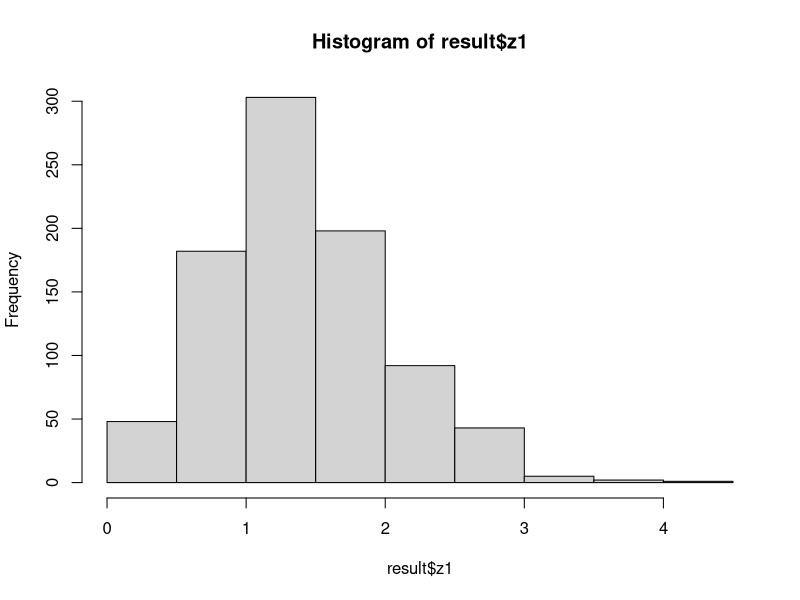
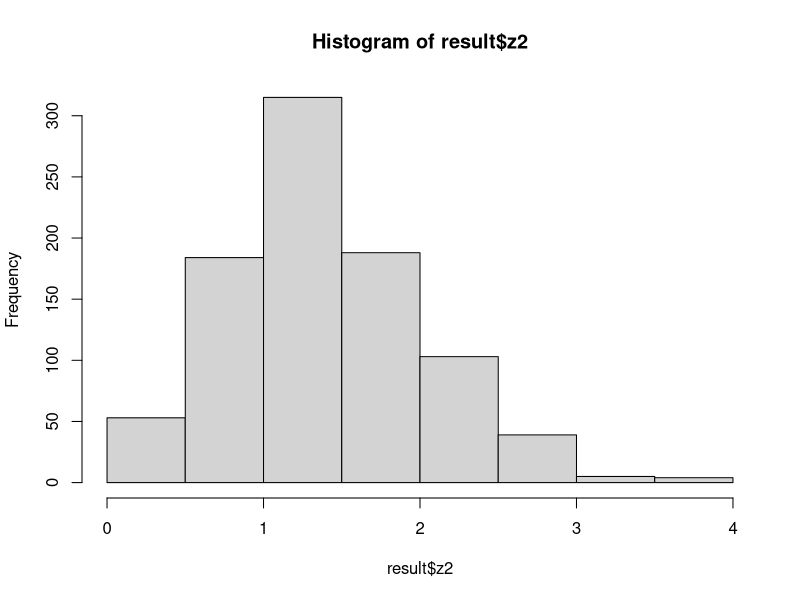

R code for these plots, in order: (Note: this script raises an error after producing the figures.)
######################
# Accept and Reject #
#####################

# predefined 1 Million iterations for every tests
n <- 1000000

# Accept reject method #

# suppose we want samples from std normal distribution where x~N(0,1)
# this will be our main f(x)
# there will be a proposed function g(x)
# majoring constant which will be always be c >= f(x) / g(x)

# uniform distribution u that will meet the requirement u < f(x) / c.g(x) to accept
f_x <- function(x) {
  return((1/sqrt(2*pi)) * x^2/2)
}

g_x <- function(x) {
  return(exp(x))
}

c <- f_x(1) / g_x(1) # maximum value


accept_reject_method <- function(f, g, n, a, b, c) {
  count <- 0
  xsample <- c()
  for(i in 1:n) {
    x <- runif(1, a, b)
    u <- runif(1)
    if(u <= f(x) / (c * g(x)))
      count = count + 1
    xsample[count] <- x
  }
  return(list(count = count, xsample = xsample))
}

accept_result <- accept_reject_method(f_x, g_x, 200, 0, 1, c)
print((accept_result$count))
print(length(accept_result$xsample))

# box muller # 

box_muller <- function(n) {
  u <- runif(n, 0, 1)
  v <- runif(n, 0, 1)
  
  z1 <- sqrt(-2*log(u)+cos(2*pi*v))
  z2 <- sqrt(-2*log(u)+sin(2*pi*v))
  return(list(z1 = z1, z2 = z2))
}

result <- box_muller(1000)


hist(result$z1)
hist(result$z2)

  #######################
  #improved box muller # 
  #######################

improved_box_muller <- function(n) {
  Z1 <- c()
  Z2 <- c()
  w <- 0
  
  while(i < n){
    u <- runif(1, -1, 1) # range between -1 to 1
    v <- runif(1, -1, 1)  # range between -1 to 1
    z <- u^2 + v^2
    if(z<1){
      w <- sqrt(-2*log(z)/z)
      i = i + 1
      Z1[i] <- u * w
      Z2[i] <- v * w
    }
    
  }
  return(list(Z1 = Z1, Z2 = Z2))
}

result <- improved_box_muller(n)

hist(result$Z1)
hist(result$Z2)
######################################
# Monte Carlo: Hit and Miss method # 
######################################
f <- function(x) {
  return(2*x - 1)
}

curve(f, 3, 5)

hit_miss <- function(f, n, a, b, c, d) {
  z <- 0
  
  for(i in 1:n){
    x <- runif(1, a, b)
    y <- runif(1, c, d)
    if(y <= f(x)) {
      z = z+1
    }
  }
  return((b-a)*(d-c)*z/n + c*(b-a))
}

hit_miss(f, n, 3, 5, 5, 9)

########################
# improved monte carlo # 
########################

n <- 1000
imrpoved_hit_miss <- function(f, n, a, b) {
  func <- c()
  for(i in 1:n) {
    y = runif(1, a, b)
    func[i] <- f(y)
  }
  return(list(density = sum(func)/n * (b-a), fun = func))
}

retult <- imrpoved_hit_miss(f, n, 3, 5)
plot(1:n, result$fun[1:n], type = 'l')

      ########################
      # Importance sampling # 
      ########################


#Using exponential function

fx <- function(x) {
  return(x^3+sqrt(x))*exp(x^2+2*x+7)
}

curve(fx)

x_sample <- rexp(n , 11)

q_pdf <- dexp(x_sample, 11)

imp_estimate <- mean(fx(x_sample)/q_pdf)
imp_estimate


u <- runif(n)
u

uniform_estimate <- mean(u)
uniform_estimate



#Using Beta to estimate the function

curve(fx)
curve(dbeta(x, 6, 1))

beta_samples <- rbeta(n, 6, 1)

q_betapdf <- dbeta(beta_samples, 6, 1)

imp_esti_beta <- mean(fx(beta_samples)/q_betapdf)
imp_esti_beta


#Using normal distribution
# proposed distribution N~(0.5, 0.1)

xsamples <- rnorm(n, mean = 0.5, sd = 0.1)
xsamples

qnorm <- dnorm(xsamples, mean = 0.5, sd = 0.1)
qnorm

sample_esti_norm <- mean(fx(xsamples)/qnorm)
sample_esti_norm


var_imp_norm <- var(fx(xsamples)/qnorm) / n
var_imp_norm

# Now,

target_density <- function(x) {
  return(dnorm(x))
}


proposal_density <- function(x) {
  return(dunif(x, min = -3, max = 3))
}


samples <- runif(n, min = -3, max = 3)


weights <- target_density(samples) / proposal_density(samples)
weights


normalized_weights <- weights / sum(weights)
normalized_weights

estimate_mean <- sum(samples * normalized_weights)
print(estimate_mean)


#estimate mean of N~(1, 0.5) from -2 to 4 
target_function <- function(x) {
  return(dnorm(x, mean = 1, sd = 0.5))
}


proposal_function <- function(x) {
  return(dunif(x, min = -2, max = 4))
}


u <- runif(n, min = -2, max = 2)

weights <- target_function(u) / proposal_function(u)

normalized_weights <- weights / sum(weights)

estimated_mean <- sum(u * normalized_weights)
print(estimated_mean)


    ########################
    # Antithetic Sampling # 
    ########################

x <- runif(100)
y <- 1 - x
a <- 0
b <- 1
u <- runif(n, a, b)


f_x <- exp(u ^ 2 )
crude_mean <- mean(f_x) * (b-a)
se_crude <- sqrt(var(f_x)/ n)


v <- runif(n/2, a, b)
f1 <- exp(v ^ 2)
f2 <- exp(1 - v ^ 2) # important: will use the function of y = 1-x

f <- (f1+f2) / 2

estimated_mean <- mean(f) * (b-a)

estimated_se <- sqrt(var(f)/ (n/2))

crude_mean
estimated_mean
se_crude
estimated_se


#ex2 


u <- runif(1000)

f_X <- u^3-7*u^2+1

crude_mean <- mean(f_x(u))

se_crude <- sqrt(var(f_x(u))/ 1000)



v <- runif(500)

f1 <- v^3-7*v^2+1
f2 <- ((1-v)^3-7*(1-v)^2+1)

f <- (f1+f2) / 2

esti_mean <- mean(f)

esti_se <- sqrt(var(f) / 500)

crude_mean
se_crude
esti_mean
esti_se

#ex3


set.seed(1986)
a <- 2
b <- 3


#crude estimation

u <- runif(n, a, b)
f_X <- (u^3-7*u^2+1) 
crude_i_hat <- mean(f_x) * (b-a)
crude_se <- sqrt(var(f_x) / n)

# antithetic estimation

v <- runif(n/2, 0, 1)
v1 <- a + (b-a) * v
v2 <- a + (b-a) * (1-v)

f1 <- (v1^3-7*v1^2+1)  

f2 <- ((v2)^3-7*(v2)^2+1)  

f <- (f1+f2) / 2

anti_mean <- mean(f) * (b-a)


anti_se <- sqrt(var(f) / (n/2))


crude_i_hat
crude_se

anti_mean
anti_se


        ########################
        #    Control variate   # 
        ########################

n = 100000
x <- rnorm(n, mean = 3, sd = 2)
y <- rnorm(n, mean = 2, sd = 1)

ey <- mean(y) # bujhi na

mean_x <- mean(x)
mean_y <- mean(y)

cov_xy <- cov(x, y)
var_y <- var(y)

c <- cov_xy / var_y

control_estimate <- mean(x) - c * (mean_y - ey)
control_estimate

var_x <- var(x) / n

var_control_estimate <- var(x - c*(y - ey)) / n
var_control_estimate


reduction <- (1 - (var_control_estimate/var_x)) * 100
reduction



#Using functions x ^ 2 and x 


fx <- function(x) x ^ 2
gx <- function(x) x


e_gx <- mean(g)

x <- runif(n)

f <- fx(x)
g <- gx(x)

meanf <- mean(f)
meang <- mean(g)

covfg <- cov(f,g)

varg <- var(g)
varf <- var(y) / n

c <- covfg/varg
c

var_estimate <- var(f - c * (g - e_gx)) / n


reduction <- (1 - (var_estimate/varf)) * 100
reduction

# exercise 3(c)

fx<-function(x) sqrt(1-x^2)
gx<-function(x) 1-x

u <- runif(n)

f <- fx(u)
g <- gx(u)

e_gx <- 0.5

covfg <- cov(f, g)
varg <- var(g)
varf <- var(f) / n


estimated_var <- var(f - c * (g - e_gx)) / n
estimated_var


reduction <-  (1 - (estimated_var/varf)) * 100
reduction

cor(f, g)^2 * 100


#### END OF CONTROL VARIATE ###


          ##############################
          #    Sampling Distribution   # 
          ##############################


# sampling
norm <- rnorm(10000, mean = 100, sd = 15)
size <- 100

draw <- sample(norm, 100, replace = T)
hist(draw)

mean(draw)
sd(draw)


# bootstrapping var

bootstrap_var <- replicate(1000, var(sample(rnorm(1000, 100, 15), 1000, replace = T)))
mean(bootstrap_var)
sd(bootstrap_var)
hist(bootstrap_var)

# bootstrapping mean

bootstrap_mean <- replicate(1000, mean(sample(rnorm(1000, 100, 15), 1000, replace = T)))
mean(bootstrap_mean)
sd(bootstrap_mean)
hist(bootstrap_mean)


# bootstrapping sd

bootstrap_sd <- replicate(1000, sd(sample(rnorm(1000, 100, 15), 1000, replace = T)))
mean(bootstrap_sd)
sd(bootstrap_sd)
hist(bootstrap_sd)




# sample distn using for loop


population <- rnorm(10000, 100, 15)

sample_dist_mean <- c()
sample_dist_var <- c()
sample_dist_sd <- c()
for(i in 1:10000) {
  x <- sample(population, 1000, replace = T)
  sample_dist_mean <- c(sample_dist_mean, mean(x))
  sample_dist_var <- c(sample_dist_var, var(x))
  sample_dist_sd <- c(sample_dist_sd, var(x))
}

par(mfrow = c(1, 3))

hist(sample_dist_mean)
hist(sample_dist_var)
hist(sample_dist_sd)


      
        #############################
        #    Hypothesis Testing     # 
        #############################

#Suppose the food label on a cookie bag states that there is 2 grams of saturated 
# fat in a single cookie. 
# In a sample of 35 cookies, it is found that the mean amount of saturated 
# fat per cookie is 2.2 grams with
# a standard deviation is 0.3 gram. At .05 significance level, 
# can we reject the claim on food label?

mu <- 2
n <- 35
xbar <- 2.2

std <- 0.3

alpha <- 0.05

t.test <- qt(alpha/2, df = n-1)

ifelse(t.test < 0, 'Lower Tail True', 'Lower Tail False')

pval <-  pt((xbar-mu) / sqrt(std/n), df = n-1, lower.tail = T)
pval

      #############################
      #    Proportion Test        # 
      #############################
p0 <- 0.3
np <- 163
n <- 600
p <- np / n

p.stat <- (p-p0) / sqrt((p0 * (1-p0))/n)
p.stat

alpha = 0.01
z <- qnorm(alpha)
ifelse(p.stat < z, 'Reject the null', 'May not reject the null')


# mtcars testing

total_counts <- length(mtcars$am)
print(total_counts)


p_0=0.6
p_mean <- mean(mtcars$am)
sigma <- p0 * (1-p0)
total_counts

z <- qnorm(0.03)
z


# left tail
p <- pnorm(stat, lower.tail = T)


stat <- (p_mean - p0) / sqrt(sigma / total_counts)
stat
ifelse(p < z, 'Reject the null', 'May not reject the null')

    #############################
    #    congruence generator   # 
    #############################

n <- 10
a <- 1664525
c <- 1013904223
m <- 2^32

lcg <- function(n, seed, a, c, m) {
  result <- numeric(n)
  result[1] <- seed
  for(i in 2:n) {
    result[i] <- (c + a * result[i-1]) %% m
  }
  return(result / m)
}

final_lcg <- lcg(n, 1000, a, c, m)
final_lcg

plot(1:n, final_lcg, type = 'b')
